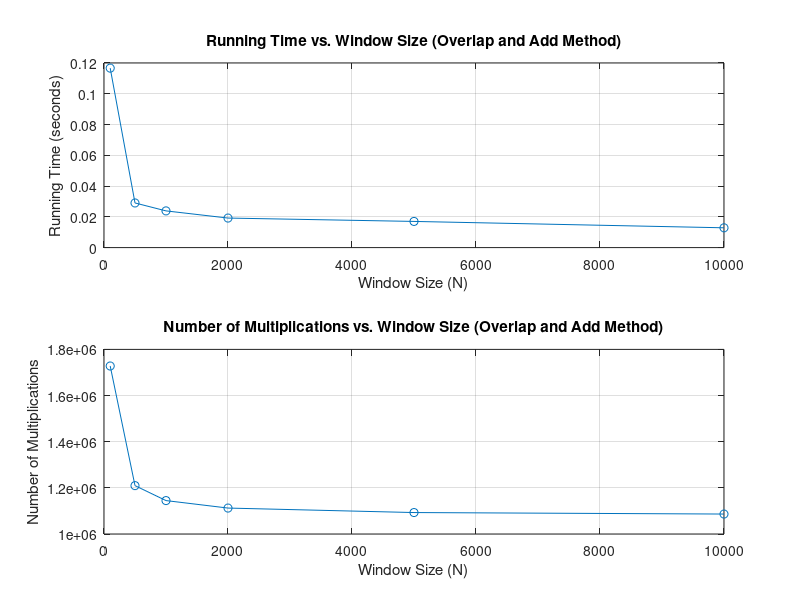

Recreate this plot in MATLAB.
% Load the .mat files
data_x = load('sig_x.mat');
data_filter1 = load('filter_1.mat');

% Extract the signal and the filter
x = data_x.x;
h1 = data_filter1.xx;

% Lengths of the signal and filter
len_x = length(x);
len_h = length(h1);

% Define the range of window sizes to test
window_sizes = [100, 500, 1000, 2000, 5000, 10000];

% Initialize arrays to store the running times and number of operations
running_times = zeros(size(window_sizes));
num_multiplications = zeros(size(window_sizes));

% Loop over each window size
for idx = 1:length(window_sizes)
    % Get the current window size
    N = window_sizes(idx);
    
    % The length of the resulting convolution
    len_y = len_x + len_h - 1;

    % Number of segments
    num_segments = ceil(len_x / N);

    % Initialize the resulting convolution array
    y = zeros(1, len_y);

    % Initialize counter for multiplications
    total_multiplications = 0;

    % Measure the running time of the convolution process
    tic;
    
    % Perform the Overlap and Add method
    for m = 0:num_segments-1
        % Define the segment xm[n]
        start_idx = m * N + 1;
        end_idx = min((m + 1) * N, len_x);
        xm = zeros(1, N);
        xm(1:(end_idx - start_idx + 1)) = x(start_idx:end_idx);
        
        % Zero-padding to the segment
        xm_padded = [xm, zeros(1, len_h - 1)];
        
        % Perform FFT on the segment and filter
        X = fft(xm_padded, N + len_h - 1);
        H1 = fft(h1, N + len_h - 1);
        
        % Perform circular convolution in the frequency domain
        Y_segment = X .* H1;
        
        % Inverse FFT to get the time-domain result
        y_segment = ifft(Y_segment);
        
        % Determine the range of indices for overlap and add
        range_start = start_idx;
        range_end = start_idx + length(y_segment) - 1;
        
        % Overlap and add
        y(range_start:range_end) = y(range_start:range_end) + y_segment;
        
        % Update total multiplication counts
        total_multiplications = total_multiplications + 4 * (N + len_h - 1); % Assuming complex multiplication as 4 real multiplications
    end
    
    running_times(idx) = toc;
    num_multiplications(idx) = total_multiplications; % Total multiplications
end

% Plot the running time vs. window size
figure;
subplot(2, 1, 1);
plot(window_sizes, running_times, '-o');
title('Running Time vs. Window Size (Overlap and Add Method)');
xlabel('Window Size (N)');
ylabel('Running Time (seconds)');
grid on;

% Plot the number of multiplications vs. window size
subplot(2, 1, 2);
plot(window_sizes, num_multiplications, '-o');
title('Number of Multiplications vs. Window Size (Overlap and Add Method)');
xlabel('Window Size (N)');
ylabel('Number of Multiplications');
grid on;

% Display the number of multiplications and running times
disp('Window Sizes:');
disp(window_sizes);
disp('Running Times (seconds):');
disp(running_times);
disp('Number of Multiplications:');
disp(num_multiplications);
